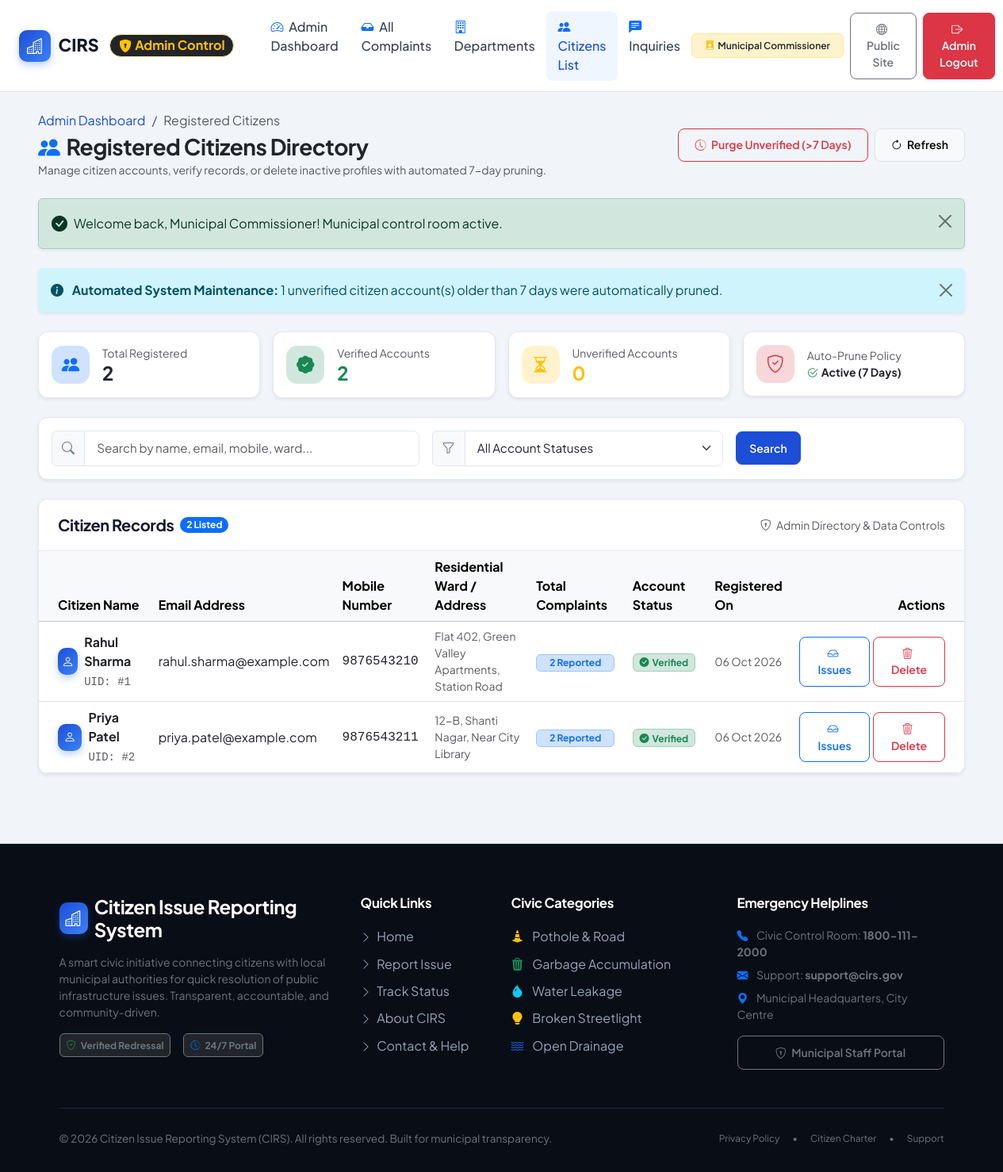
Page /admin/users.php (signed in) on the committed database.
### tables this page shows
CREATE TABLE IF NOT EXISTS `users` (
  `id` INT AUTO_INCREMENT PRIMARY KEY,
  `full_name` VARCHAR(100) NOT NULL,
  `email` VARCHAR(100) NOT NULL UNIQUE,
  `mobile` VARCHAR(20) NOT NULL UNIQUE,
  `password` VARCHAR(255) NOT NULL,
  `is_verified` TINYINT(1) DEFAULT 1,
  `address` VARCHAR(255) NULL,
  `created_at` TIMESTAMP DEFAULT CURRENT_TIMESTAMP,
  `updated_at` TIMESTAMP DEFAULT CURRENT_TIMESTAMP ON UPDATE CURRENT_TIMESTAMP
);

### admin/users.php (the view, shortened to what this page needs)
<?php
require_once __DIR__ . '/../config/database.php';
require_once __DIR__ . '/../includes/functions.php';
$auto_purged_count = 0;
try {
    $stmt_auto = $pdo->query("DELETE FROM users WHERE is_verified = 0 AND created_at < DATE_SUB(NOW(), INTERVAL 7 DAY)");
    $auto_purged_count = $stmt_auto->rowCount();
} catch (Exception $e) {
    error_log("Auto purge unverified users failed: " . $e->getMessage());
}
$total_citizens_count = 0;
$verified_citizens_count = 0;
$unverified_citizens_count = 0;
try {
    $stmt_stat = $pdo->query("SELECT
        COUNT(*) as total,
        SUM(CASE WHEN is_verified = 1 THEN 1 ELSE 0 END) as verified,
        SUM(CASE WHEN is_verified = 0 THEN 1 ELSE 0 END) as unverified,
        SUM(CASE WHEN is_verified = 0 AND created_at < DATE_SUB(NOW(), INTERVAL 7 DAY) THEN 1 ELSE 0 END) as expired_unverified
        FROM users");
    $stats_row = $stmt_stat->fetch();
    if ($stats_row) {
        $total_citizens_count = (int)$stats_row['total'];
        $verified_citizens_count = (int)$stats_row['verified'];
        $unverified_citizens_count = (int)$stats_row['unverified'];
    }
} catch (Exception $e) {}
$search = trim($_GET['search'] ?? '');
$status_filter = $_GET['status'] ?? 'ALL';
$sql = "SELECT u.*, COUNT(c.id) as total_complaints
        FROM users u
        LEFT JOIN complaints c ON u.id = c.user_id
        WHERE 1=1";
$params = [];
$sql .= " GROUP BY u.id ORDER BY u.created_at DESC";
try {
    $stmt = $pdo->prepare($sql);
    $stmt->execute($params);
    $citizens = $stmt->fetchAll();
} catch (Exception $e) {
    $citizens = [];
}
require_once __DIR__ . '/../includes/header.php';
require_once __DIR__ . '/../includes/navbar.php';
?>
<main class="py-4">
    <div class="container-fluid px-lg-5">
        <div class="d-flex flex-column flex-md-row justify-content-between align-items-md-center gap-3 mb-4">
            <div>
                <nav aria-label="breadcrumb">
                    <ol class="breadcrumb small mb-1">
                        <li class="breadcrumb-item"><a href="<?= BASE_URL ?>/admin/dashboard.php">Admin Dashboard</a></li>
                        <li class="breadcrumb-item active" aria-current="page">Registered Citizens</li>
                    </ol>
                </nav>
                <h3 class="fw-bold mb-0 text-dark"><i class="bi bi-people-fill text-primary me-2"></i>Registered Citizens Directory</h3>
                <small class="text-muted">Manage citizen accounts, verify records, or delete inactive profiles with automated 7-day pruning.</small>
            </div>
            <div class="d-flex flex-wrap gap-2">
                <button type="button" class="btn btn-outline-danger btn-sm" data-bs-toggle="modal" data-bs-target="#purgeExpiredModal" title="Delete unverified accounts older than 7 days">
                    <i class="bi bi-clock-history me-1"></i> Purge Unverified (&gt;7 Days)
                </button>
                <a href="<?= BASE_URL ?>/admin/users.php" class="btn btn-light border btn-sm">
                    <i class="bi bi-arrow-clockwise me-1"></i> Refresh
                </a>
            </div>
        </div>
        <?php if ($auto_purged_count > 0): ?>
            <div class="alert alert-info alert-dismissible fade show border-0 shadow-sm mb-4" role="alert">
                <i class="bi bi-info-circle-fill me-2"></i>
                <strong>Automated System Maintenance:</strong> <?= $auto_purged_count ?> unverified citizen account(s) older than 7 days were automatically pruned.
                <button type="button" class="btn-close" data-bs-dismiss="alert" aria-label="Close"></button>
            </div>
        <?php endif; ?>
        <div class="row g-3 mb-4">
            <div class="col-sm-6 col-lg-3">
                <div class="cirs-card p-3 bg-white shadow-sm d-flex align-items-center gap-3">
                    <div class="kpi-icon bg-primary-subtle text-primary" style="width: 48px; height: 48px; font-size: 1.4rem;">
                        <i class="bi bi-people-fill"></i>
                    </div>
                    <div>
                        <div class="text-muted small">Total Registered</div>
                        <h4 class="fw-bold mb-0 text-dark"><?= $total_citizens_count ?></h4>
                    </div>
                </div>
            </div>
            <div class="col-sm-6 col-lg-3">
                <div class="cirs-card p-3 bg-white shadow-sm d-flex align-items-center gap-3">
                    <div class="kpi-icon bg-success-subtle text-success" style="width: 48px; height: 48px; font-size: 1.4rem;">
                        <i class="bi bi-patch-check-fill"></i>
                    </div>
                    <div>
                        <div class="text-muted small">Verified Accounts</div>
                        <h4 class="fw-bold mb-0 text-success"><?= $verified_citizens_count ?></h4>
                    </div>
                </div>
            </div>
            <div class="col-sm-6 col-lg-3">
                <div class="cirs-card p-3 bg-white shadow-sm d-flex align-items-center gap-3">
                    <div class="kpi-icon bg-warning-subtle text-warning" style="width: 48px; height: 48px; font-size: 1.4rem;">
                        <i class="bi bi-hourglass-split"></i>
                    </div>
                    <div>
                        <div class="text-muted small">Unverified Accounts</div>
                        <h4 class="fw-bold mb-0 text-warning"><?= $unverified_citizens_count ?></h4>
                    </div>
                </div>
            </div>
            <div class="col-sm-6 col-lg-3">
                <div class="cirs-card p-3 bg-white shadow-sm d-flex align-items-center gap-3">
                    <div class="kpi-icon bg-danger-subtle text-danger" style="width: 48px; height: 48px; font-size: 1.4rem;">
                        <i class="bi bi-shield-check"></i>
                    </div>
                    <div>
                        <div class="text-muted small">Auto-Prune Policy</div>
                        <div class="fw-bold text-dark small"><i class="bi bi-check2-circle text-success me-1"></i>Active (7 Days)</div>
                    </div>
                </div>
            </div>
        </div>
        <div class="cirs-card p-3 mb-4 bg-white shadow-sm">
            <form action="<?= BASE_URL ?>/admin/users.php" method="GET" class="row g-3 align-items-center">
                <div class="col-md-5">
                    <div class="input-group">
                        <span class="input-group-text bg-light"><i class="bi bi-search"></i></span>
                        <input type="text" name="search" class="form-control" placeholder="Search by name, email, mobile, ward..." value="<?= sanitize($search) ?>">
                    </div>
                </div>
                <div class="col-md-4">
                    <div class="input-group">
                        <span class="input-group-text bg-light"><i class="bi bi-funnel"></i></span>
                        <select name="status" class="form-select" onchange="this.form.submit()">
                            <option value="ALL" <?= $status_filter === 'ALL' ? 'selected' : '' ?>>All Account Statuses</option>
                        </select>
                    </div>
                </div>
                <div class="col-md-3 d-flex gap-1">
                    <button type="submit" class="btn btn-primary btn-sm px-3">Search</button>
                </div>
            </form>
        </div>
        <div class="cirs-card shadow-sm bg-white">
            <div class="cirs-card-header d-flex justify-content-between align-items-center">
                <div class="d-flex align-items-center gap-2">
                    <h5 class="mb-0 fw-bold">Citizen Records</h5>
                    <span class="badge bg-primary rounded-pill"><?= count($citizens) ?> Listed</span>
                </div>
                <small class="text-muted"><i class="bi bi-shield-lock me-1"></i> Admin Directory & Data Controls</small>
            </div>
            <div class="cirs-card-body p-0">
                <?php if (empty($citizens)): ?>
                    <div class="text-center py-5 text-muted">
                        <i class="bi bi-person-x fs-1 d-block mb-2"></i>
                        <p class="mb-0">No registered citizens found matching your criteria.</p>
                    </div>
                <?php else: ?>
                    <div class="table-responsive">
                        <table class="table table-hover align-middle mb-0">
                            <thead class="table-light">
                                <tr>
                                    <th class="ps-4">Citizen Name</th>
                                    <th>Email Address</th>
                                    <th>Mobile Number</th>
                                    <th>Residential Ward / Address</th>
                                    <th>Total Complaints</th>
                                    <th>Account Status</th>
                                    <th>Registered On</th>
                                    <th class="text-end pe-4" style="min-width: 170px;">Actions</th>
                                </tr>
                            </thead>
                            <tbody>
                                <?php foreach ($citizens as $u): ?>
                                    <tr>
                                        <td class="ps-4">
                                            <div class="d-flex align-items-center gap-2">
                                                <div class="cirs-logo-badge" style="width:34px; height:34px; font-size:0.95rem;">
                                                    <i class="bi bi-person"></i>
                                                </div>
                                                <div>
                                                    <strong class="text-dark d-block"><?= sanitize($u['full_name']) ?></strong>
                                                    <small class="text-muted font-monospace">UID: #<?= $u['id'] ?></small>
                                                </div>
                                            </div>
                                        </td>
                                        <td class="text-muted">
                                            <a href="mailto:<?= sanitize($u['email']) ?>" class="text-dark">
                                                <?= sanitize($u['email']) ?>
                                            </a>
                                        </td>
                                        <td class="text-dark font-monospace"><?= sanitize($u['mobile']) ?></td>
                                        <td class="small text-muted" style="max-width: 200px;"><?= sanitize($u['address'] ?? 'Not provided') ?></td>
                                        <td>
                                            <span class="badge bg-primary-subtle text-primary border border-primary-subtle px-3 py-1 fw-bold">
                                                <?= $u['total_complaints'] ?> Reported
                                            </span>
                                        </td>
                                        <td>
                                            <?php if ($u['is_verified']): ?>
                                                <span class="badge bg-success-subtle text-success border border-success-subtle"><i class="bi bi-check-circle-fill me-1"></i>Verified</span>
                                            <?php else: ?>
                                                <span class="badge bg-warning-subtle text-warning border border-warning-subtle" title="Will auto-delete after 7 days if unverified"><i class="bi bi-clock me-1"></i>Unverified</span>
                                            <?php endif; ?>
                                        </td>
                                        <td class="small text-muted"><?= formatDate($u['created_at'], 'd M Y') ?></td>
                                        <td class="text-end pe-4">
                                            <div class="d-inline-flex gap-1">
                                                <a href="<?= BASE_URL ?>/admin/complaints.php?search=<?= urlencode($u['full_name']) ?>" class="btn btn-outline-primary btn-sm" title="View Citizen Complaints">
                                                    <i class="bi bi-inbox me-1"></i> Issues
                                                </a>
                                                <button type="button" class="btn btn-outline-danger btn-sm" onclick="openDeleteCitizenModal(<?= $u['id'] ?>, '<?= htmlspecialchars(addslashes($u['full_name'])) ?>', '<?= htmlspecialchars(addslashes($u['email'])) ?>', <?= (int)$u['total_complaints'] ?>)" title="Delete Citizen Account">
                                                    <i class="bi bi-trash3 me-1"></i> Delete
                                                </button>
                                            </div>
                                        </td>
                                    </tr>
                                <?php endforeach; ?>
                            </tbody>
                        </table>
                    </div>
                <?php endif; ?>
            </div>
        </div>
    </div>
</main>
<?php require_once __DIR__ . '/../includes/footer.php'; ?>

### assets/css/style.css (style rules this page uses)
:root { --cirs-primary: #1d4ed8; --cirs-primary-hover: #1e40af; --cirs-primary-light: #eff6ff; --cirs-secondary: #0f172a; --cirs-accent: #0ea5e9; --cirs-success: #10b981; --cirs-warning: #f59e0b; --cirs-danger: #ef4444; --cirs-dark: #0f172a; --cirs-slate: #334155; --cirs-muted: #64748b; --cirs-light: #f8fafc; --cirs-border: #e2e8f0; --cirs-card-bg: #ffffff; --cirs-shadow-sm: 0 1px 3px rgba(15, 23, 42, 0.06), 0 1px 2px rgba(15, 23, 42, 0.04); --cirs-shadow: 0 4px 6px -1px rgba(15, 23, 42, 0.08), 0 2px 4px -2px rgba(15, 23, 42, 0.06); --cirs-shadow-lg: 0 10px 15px -3px rgba(15, 23, 42, 0.08), 0 4px 6px -4px rgba(15, 23, 42, 0.04); --cirs-shadow-xl: 0 20px 25px -5px rgba(15, 23, 42, 0.1), 0 8px 10px -6px rgba(15, 23, 42, 0.05); --cirs-radius: 12px; --cirs-radius-lg: 16px; }
body { font-family: 'Plus Jakarta Sans', -apple-system, BlinkMacSystemFont, "Segoe UI", Roboto, sans-serif; background-color: #f1f5f9; color: var(--cirs-slate); min-height: 100vh; display: flex; flex-direction: column; -webkit-font-smoothing: antialiased; }
main { flex: 1 0 auto; }
h1, h2, h3, h4, h5, h6 { color: var(--cirs-dark); font-weight: 700; letter-spacing: -0.02em; }
a { color: var(--cirs-primary); text-decoration: none; transition: all 0.2s ease-in-out; }
.cirs-logo-badge { background: linear-gradient(135deg, var(--cirs-primary), #3b82f6); color: white; width: 40px; height: 40px; border-radius: 10px; display: flex; align-items: center; justify-content: center; font-size: 1.25rem; box-shadow: 0 4px 10px rgba(37, 99, 235, 0.3); }
.cirs-card { background: var(--cirs-card-bg); border: 1px solid var(--cirs-border); border-radius: var(--cirs-radius); box-shadow: var(--cirs-shadow-sm); transition: transform 0.25s ease, box-shadow 0.25s ease; overflow: hidden; }
.cirs-card-header { padding: 1.25rem 1.5rem; border-bottom: 1px solid var(--cirs-border); background-color: transparent; display: flex; align-items: center; justify-content: space-between; }
.cirs-card-body { padding: 1.5rem; }
.kpi-icon { width: 54px; height: 54px; border-radius: 14px; display: flex; align-items: center; justify-content: center; font-size: 1.6rem; }
.form-control, .form-select { border: 1px solid var(--cirs-border); border-radius: 8px; padding: 0.65rem 0.95rem; font-size: 0.95rem; transition: border-color 0.2s, box-shadow 0.2s; }
.input-group-text { background-color: #f8fafc; border-color: var(--cirs-border); color: var(--cirs-muted); }
.btn { font-weight: 600; border-radius: 8px; padding: 0.6rem 1.25rem; transition: all 0.2s ease; }
.btn-primary { background-color: var(--cirs-primary); border-color: var(--cirs-primary); }

### rows in the picture
users: full_name "Rahul Sharma", id "1", email "rahul.sharma@example.com", mobile "9876543210", address "Flat 402, Green Valley Apartments, Station Road", total_complaints "2", is_verified 1 (drawn), created_at "06 Oct 2026"
users: full_name "Priya Patel", id "2", email "priya.patel@example.com", mobile "9876543211", address "12-B, Shanti Nagar, Near City Library", total_complaints "2", is_verified 1 (drawn), created_at "06 Oct 2026"

### other values in the picture
APP_SHORT_NAME "CIRS"
$_SESSION['admin_name'] "Municipal Commissioner"
$flash['message'] "Welcome back, Municipal Commissioner! Municipal control room active."
$auto_purged_count "1"
$total_citizens_count "2"
$verified_citizens_count "2"
$unverified_citizens_count "0"
count($citizens) "2"
APP_NAME "Citizen Issue Reporting System"
APP_YEAR "2026"
